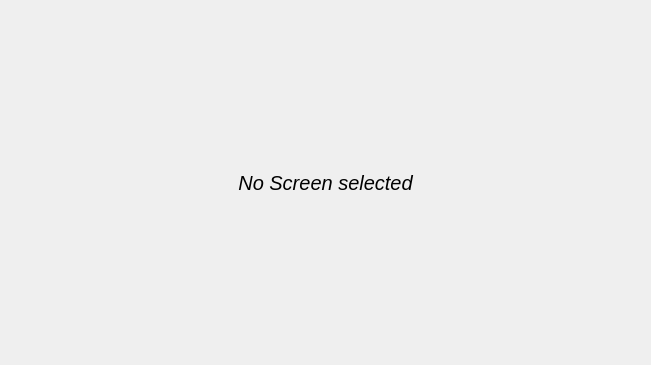
<?xml version="1.0" encoding="UTF-8"?>
<ui version="4.0">
 <class>EmptyWidget</class>
 <widget class="QWidget" name="EmptyWidget">
  <property name="enabled">
   <bool>true</bool>
  </property>
  <property name="geometry">
   <rect>
    <x>0</x>
    <y>0</y>
    <width>651</width>
    <height>365</height>
   </rect>
  </property>
  <property name="windowTitle">
   <string>Form</string>
  </property>
  <property name="layoutDirection">
   <enum>Qt::LeftToRight</enum>
  </property>
  <layout class="QHBoxLayout" name="horizontalLayout">
   <item>
    <widget class="QLabel" name="label">
     <property name="font">
      <font>
       <pointsize>15</pointsize>
       <italic>true</italic>
      </font>
     </property>
     <property name="layoutDirection">
      <enum>Qt::LeftToRight</enum>
     </property>
     <property name="text">
      <string>No Screen selected</string>
     </property>
     <property name="alignment">
      <set>Qt::AlignCenter</set>
     </property>
    </widget>
   </item>
  </layout>
 </widget>
 <resources/>
 <connections/>
</ui>
